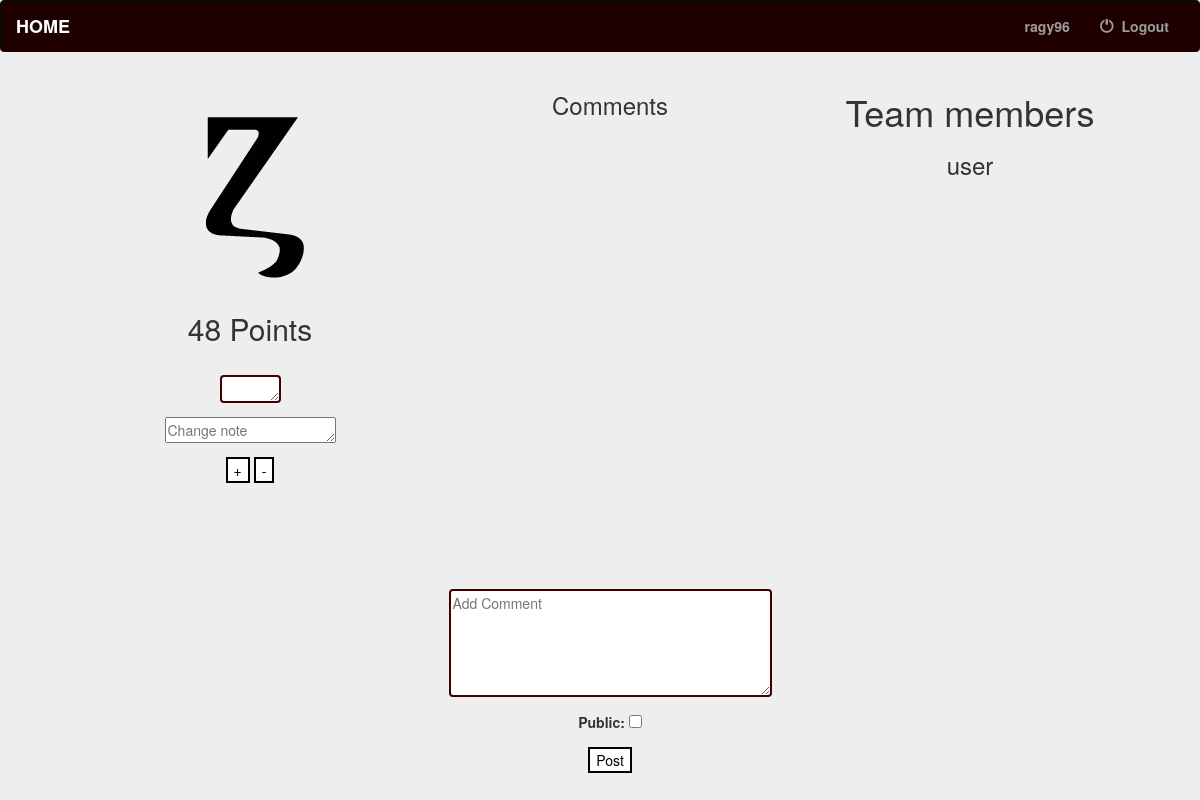
/team/45 (signed in), run on the app's committed database.
### accounts/models.py (models this page shows, shortened)
class Team(models.Model):
    name = models.CharField(max_length=500,blank=True,default=' ')
    points = models.IntegerField(default=0, blank=False)
    avatar = models.ImageField(upload_to='avatars/', blank=True, default='avatars/defaultdp.jpg')
    class Meta:
        verbose_name_plural = 'Team '

class Profile(models.Model):
    user = models.OneToOneField(User, on_delete=models.CASCADE)
    number = models.CharField(max_length=500,blank=True,default=' ')
    group = models.ForeignKey(Team, related_name='current_group',blank=True,null=True, on_delete=models.SET_NULL)
    username2 = models.CharField(max_length=40, blank=True)

### accounts/views.py (the view, shortened to what this page needs)
# urls.py: url(r'(?P<id>\d+)$', get_user_profile.as_view(), name = 'userprofile'),
class get_user_profile(View):
    form_class1 = CommentForm
    form_class2 = PointUpdate
    def get(self, request, id):
        if request.user.is_authenticated:
            user = request.user
            profile = user.profile
            team = Team.objects.get(id=id)
            changes = Change.objects.filter(team=team)
            teamusers = Profile.objects.filter(group=team)
            comments = Comment.objects.filter(receiver=team)
            postform = self.form_class1(None)
            pointupdateform = self.form_class2(None)
            return render(request, 'accounts/user_profile.html',
                          {'changes':changes,'user': user,'profile':profile,'team':team,'teamusers':teamusers,'comments':comments,'postform':postform,'pointform':pointupdateform})

### accounts/forms.py
class CommentForm(forms.ModelForm):
    content = forms.CharField(required=True,widget=forms.Textarea(attrs={'cols': 40, 'rows': 5,'placeholder': 'Add Comment'}),label='')
    public = forms.BooleanField(required=False)
    content.widget.attrs.update({'id': 'message'})
    class Meta:
        model = Comment
        fields = ['content','public']

class PointUpdate(forms.Form):
    points = forms.IntegerField(required=True,widget=forms.Textarea(attrs={'cols': 5, 'rows': 1,'placeholder': ''}),label='')
    points.widget.attrs.update({'id': 'message'})
    notes = forms.CharField(required=False,widget=forms.Textarea(attrs={'cols': 20, 'rows': 1,'placeholder': 'Change note'}),label='')
    class Meta:
        fields = ['points', 'notes']

### accounts/templates/accounts/user_profile.html (shortened to what this page needs)
{% extends 'accounts/base.html' %}
{% block body %}
<link href="//maxcdn.bootstrapcdn.com/font-awesome/4.3.0/css/font-awesome.min.css" rel="stylesheet">
<div class="container" >
	<div class="row" >
		<div  id="main" class="col-lg-5 col-sm-6" style="position:absolute;left:0%;" >
          <br>
			<img src="/media/{{team.avatar}}"/>
			<h2>{{team.points}} Points</h2>
			{% if request.user.is_staff == True %}
		<br>
		<form class="form-group" method="post" >
  			{{ pointform.as_p }}
 			  <button type="submit" name="addpoints">+</button>
			<button type="submit" name="subpoints">-</button>
		</form>
		{% endif %}
		{% if profile.group == team or request.user.is_staff == True %}
			<div id="scorelog">
			<ul style="position:absolute;right:70%;top:56%;height:120px;width:30%;overflow:hidden; overflow-y:scroll; "class="list-unstyled">
			</ul>
		</div>
		{% endif %}
	</div>
	<div  id="main" class="col-lg-5 col-sm-6" style="position:absolute;left:30%;" >
		<h3>Comments</h3><hr>
		<ul style="position:relative;right:0%;top:20%;height:400px;width:100%;overflow:hidden; overflow-y:scroll; " class="list-unstyled">
		</ul>
		{% if request.user.is_staff == True %}
		<br>
		<form class="form-group" method="post" >
  			{{ postform.as_p }}
 			  <button type="submit" name="addcomment">Post</button>
		</form>
		{% endif %}
	</div>
		<div  id="main" class="col-lg-5 col-sm-6" style="position:absolute;left:60%;" >
          <h1>Team members</h1>
			<ul class="list-unstyled">
				{% for each in teamusers %}
				<li><h3>{{ each.user.username}}</h3></li>
				{% endfor %}
			</ul>
	</div>
</div>
</div>
{% endblock %}

### accounts/templates/accounts/base.html (shortened to what this page needs)
<!DOCTYPE html>
<html lang="en">
<head>
    {% load staticfiles %}
    <link rel="stylesheet" href="https://maxcdn.bootstrapcdn.com/bootstrap/3.3.6/css/bootstrap.min.css">
    {% block styles %}
    <link rel="stylesheet" type="text/css" href="{% static 'accounts/style.css' %}"/>
    {% endblock %}
</head>
<body >
<nav class="navbar navbar-inverse" style="background-color:#1f0000;">
    <div class="container-fluid">
        <div class="navbar-header">
            <a class="navbar-brand" href="{% url 'drops:index' %}">
                HOME</a>
        </div>
        <div class="collapse navbar-collapse" id="topNavBar">
            <ul class="nav navbar-nav navbar-right">
                <li>
                    {% if request.user.is_superuser == True %}
                        <a  href="/admin">
                            &nbsp; {{ request.user.username }}
                        </a>
                    {% endif %}
                </li>
                {% if request.user.is_authenticated %}
                 <li>
                    <a  href="/logout">
                        <span class="glyphicon glyphicon-off" aria-hidden="true"></span>&nbsp; Logout
                    </a>
                </li>
                {% endif %}
            </ul>
        </div>
    </div>
</nav>
{% block body %}
{% endblock %}
</body>
</html>

### static/accounts/style.css (style rules this page uses)
body { background-color :#EEE; margin: 0; padding: 0; text-align: center; }
.navbar-brand { color:#FFF !important; }
button { background-color: white; color: black; border: 2px solid #000000; -webkit-transition-duration: 0.4s; transition-duration: 0.4s; }
a { color:#3f0000; font-weight: bold; }
#message { box-sizing: border-box; border: 2px solid #3f0000; border-radius: 4px; border-color:#3f0000; }

### data on the page
Team: avatar (picture), points "48"
Profile: user.username "user"

### other printed values
{{ request.user.username }} "ragy96"
